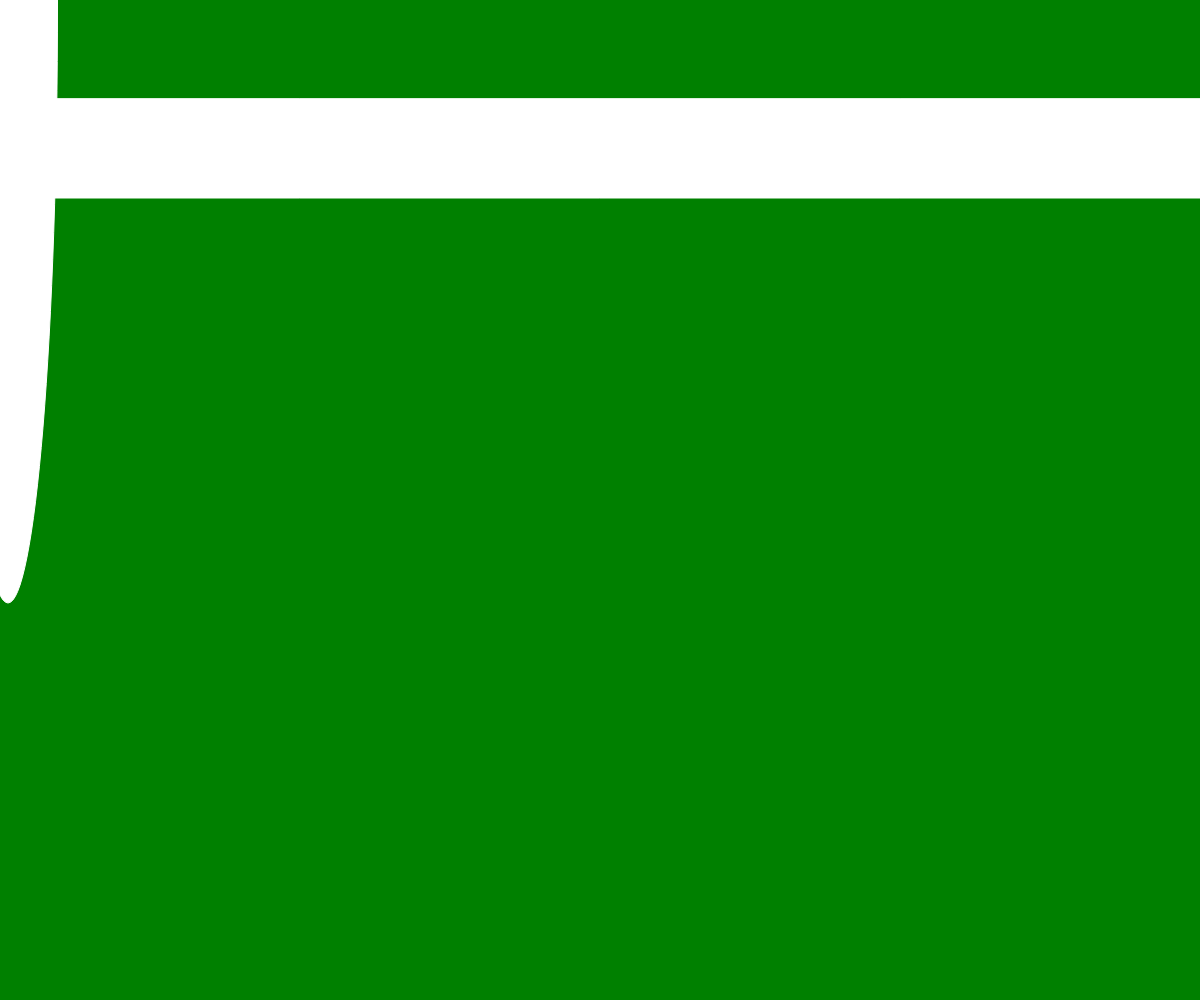
Frame 1 (no input)
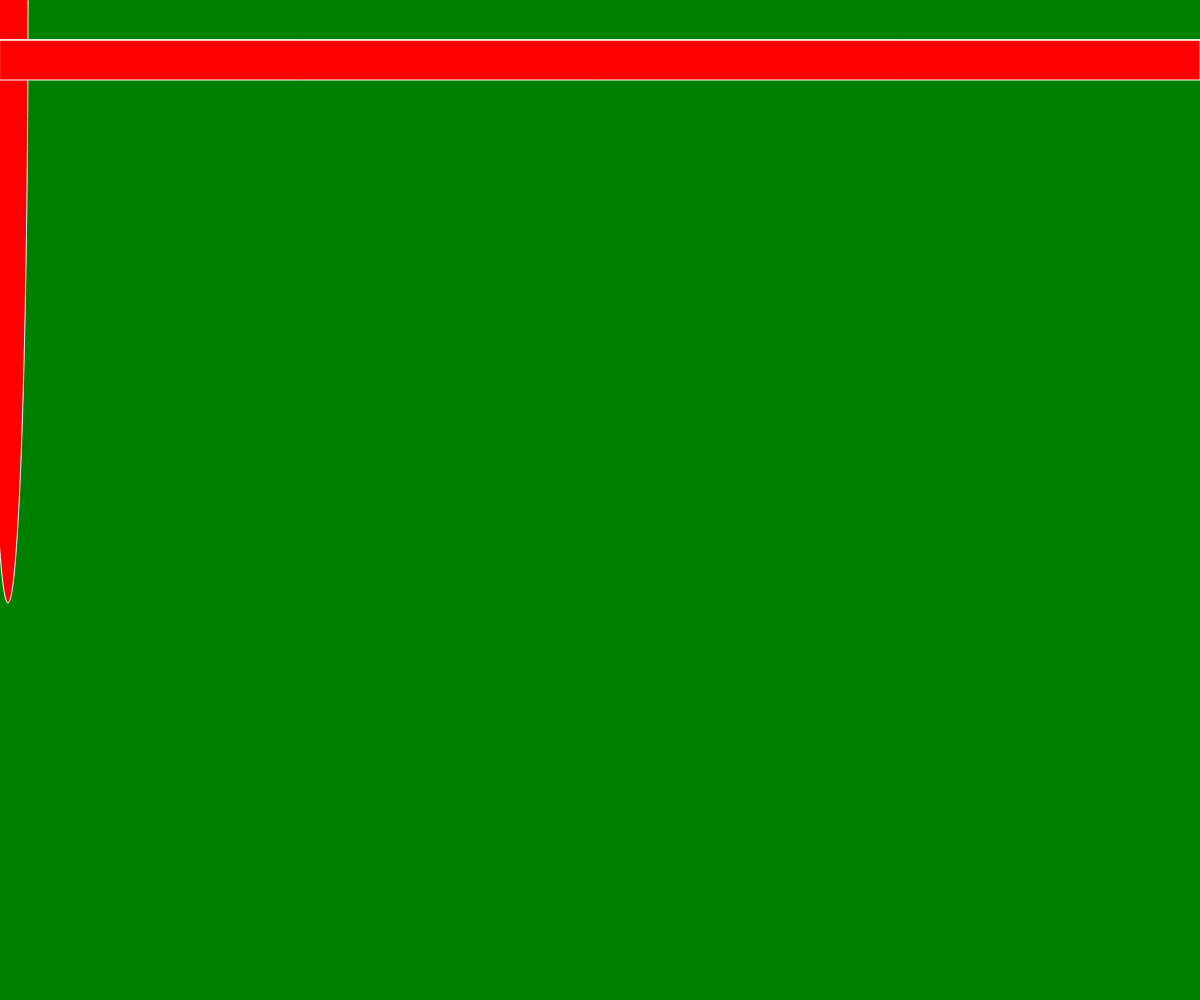
Frame 60 (no input)
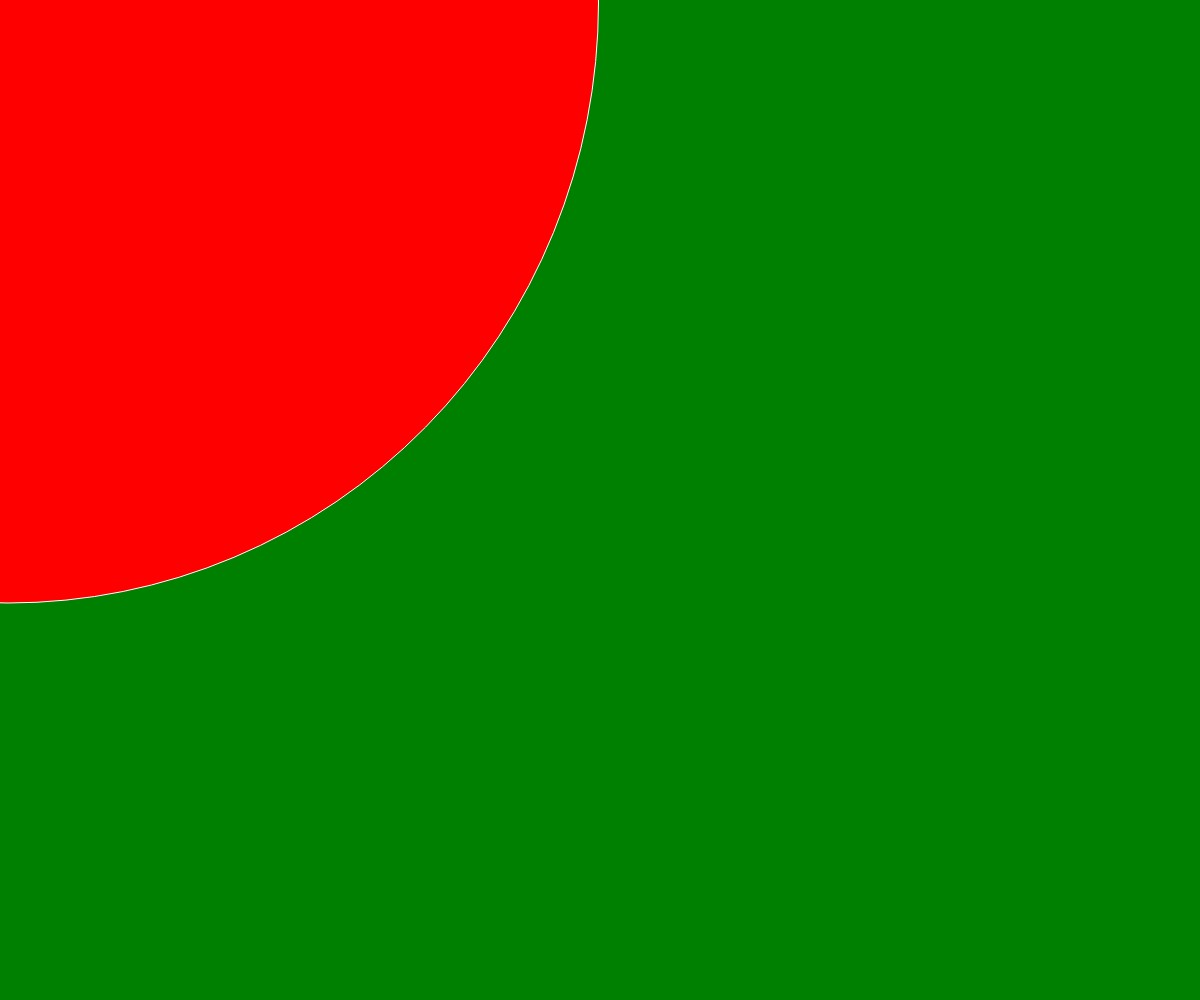
Frame 120 (the mouse pressed at the canvas centre since frame 60)

The p5.js sketch that drew these frames (run headless with seeded random() and noise() and a simulated clock; from frame 60 on, the mouse is pressed at the canvas centre):

// p5.js sketch
// ── sketch.js

//set my var as x = 100
var x = 100;

function setup() {
  createCanvas(windowWidth, windowHeight);
  //stroke will be set to 255 with a frameRate of 60
  stroke('255');
  frameRate('60');
}


function draw() {
  background('green');
  //here is my loop
  x = x - 1;
  if (x < 0) {
    x = width;
  }
  ellipse(8,3, x, width, x);
  line(0, x, width, x);
  rect(0, x, width, x);
  line(0, x, width, x);
  fill('red');
}
